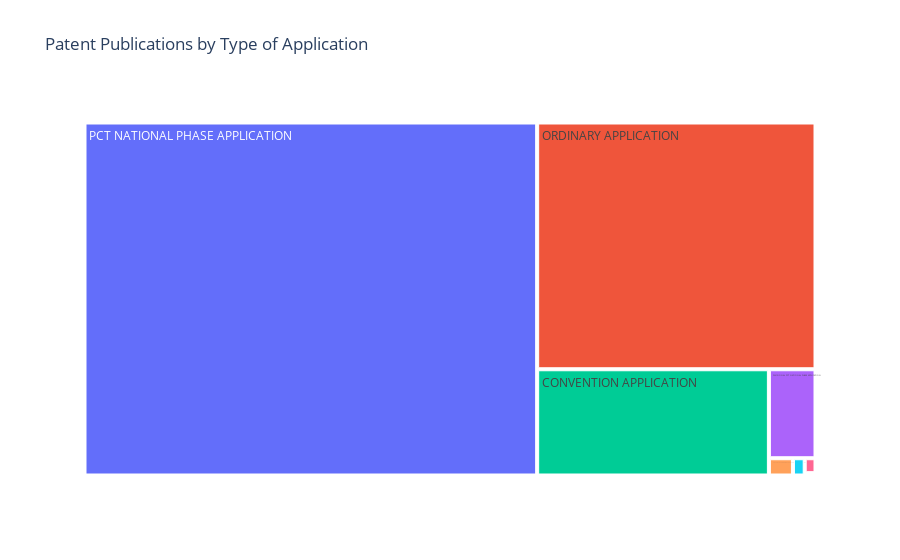

The notebook cell saved with this chart:
### Code cell
# Treemap for publication patterns by type of patent applications
fig = px.treemap(df_cleaned, path=['APPLICATION_TYPE_DESC'], title='Patent Publications by Type of Application')
fig.show()

### Figure 1 — Plotly figure (JSON) as saved in the notebook; plotly's stock layout.template omitted (floating-point values rounded to 4 significant figures)
{"data": [{"branchvalues": "total", "domain": {"x": [0, 1], "y": [0, 1]}, "hovertemplate": "labels=%{label}<br>count=%{value}<br>parent=%{parent}<br>id=%{id}<extra></extra>", "ids": ["CONVENTION APPLICATION", "DIVISIONAL CONVENTION APPLICATION", "DIVISIONAL ORDINARY APPLICATION", "DIVISIONAL PCT NATIONAL PHASE APPLICATION", "ORDINARY APPLICATION", "PATENT OF ADDITION FOR ORDINARY APPLICATION", "PATENT OF ADDITION FOR PCT NATIONAL PHASE APPLICATION", "PCT NATIONAL PHASE APPLICATION"], "labels": ["CONVENTION APPLICATION", "DIVISIONAL CONVENTION APPLICATION", "DIVISIONAL ORDINARY APPLICATION", "DIVISIONAL PCT NATIONAL PHASE APPLICATION", "ORDINARY APPLICATION", "PATENT OF ADDITION FOR ORDINARY APPLICATION", "PATENT OF ADDITION FOR PCT NATIONAL PHASE APPLICATION", "PCT NATIONAL PHASE APPLICATION"], "name": "", "parents": ["", "", "", "", "", "", "", ""], "type": "treemap", "values": [2909, 24, 19, 490, 8115, 49, 3, 18880]}], "layout": {"autosize": true, "legend": {"tracegroupgap": 0}, "title": {"text": "Patent Publications by Type of Application"}}}
